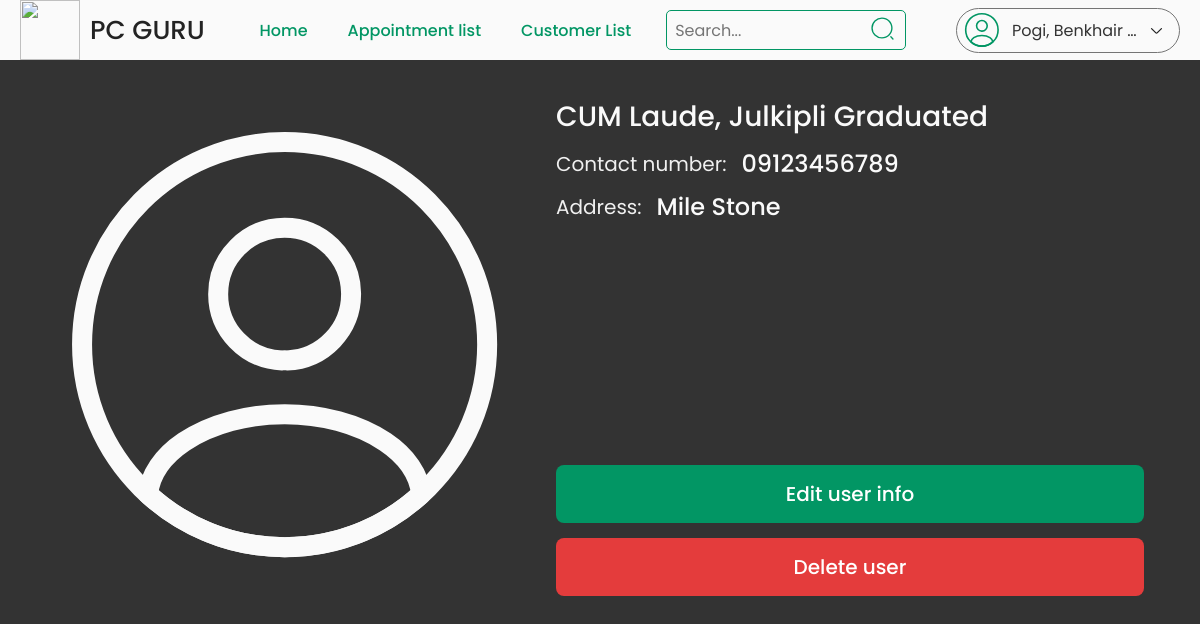
The app's page /admin/customer-info.php?customer_id=6 (signed in) with its own data.
### tables this page shows
CREATE TABLE `customer` (
  `customer_id` int(11) NOT NULL,
  `email` varchar(100) NOT NULL,
  `password` varchar(100) NOT NULL,
  `first_name` varchar(100) NOT NULL,
  `middle_name` varchar(100) DEFAULT NULL,
  `last_name` varchar(100) NOT NULL,
  `contact_num` varchar(100) NOT NULL,
  `address` varchar(100) NOT NULL,
  `created_at` timestamp NOT NULL DEFAULT current_timestamp(),
  `updated_at` timestamp NOT NULL DEFAULT current_timestamp() ON UPDATE current_timestamp()
);

### class/admin.class.php (called while the page is built, shortened)
<?php
    include_once 'database.php';
    class Admin{
        protected $db;
        function __construct(){
            $this->db = new Database;
        }
        function getInfo($admin_id){
            $sql = 'SELECT * FROM admin WHERE admin_id = :admin_id;';
            $query = $this->db->connect()->prepare($sql);
            $query->bindParam(':admin_id', $admin_id);
            if($query->execute()){
                $data = $query->fetch();
            }
            return $data;
        }
    }
?>

### class/database.php (called while the page is built)
<?php
    class Database{
        private $host = 'localhost';
        private $username = 'root';
        private $password = '';
        private $database = 'pc_repair';
        protected $connection;
        function connect(){
            try{
                $this->connection = new PDO("mysql:host=$this->host;dbname=$this->database",
                                            $this->username, $this->password);
            }
            catch(PDOException $e){
                echo 'Connection Error ' . $e->getMessage();
            }
            return $this->connection;
        }
    }
?>

### class/customer.class.php (called while the page is built, shortened)
<?php
    include_once 'database.php';
    class Customer{
        protected $db;
        function __construct(){
            $this->db = new Database;
        }
        function getInfo($customer_id){
            $sql = 'SELECT * FROM customer WHERE customer_id = :customer_id;';
            $query = $this->db->connect()->prepare($sql);
            $query->bindParam(':customer_id', $customer_id);
            if($query->execute()){
                $data = $query->fetch();
            }
            return $data;
        }
    }
?>

### admin/customer-info.php (the view, shortened to what this page needs)
<?php
    include_once '../class/customer.class.php';
    $customer = new Customer;
    $customer_id = $_GET['customer_id'];
    $customer_info = $customer->getInfo($customer_id);
    $page_title = 'Customer Info';
    include_once '../includes/admin/header.php';
    include_once '../includes/admin/navbar.php';
?>
<form class="product-info" method="post">
    <div class="img-cont user-info">
        <img src="../images//icons/random/profile-cust-list.svg">
    </div>
    <div class="right-side">
        <div class="info">
            <div>
                <p class="name">
                    <?= $customer_info['last_name'] . ', ' . $customer_info['first_name'] . ' ' . $customer_info['middle_name'] ?>
                </p>
            </div>
            <div>
                <span>Contact number: </span>
                <p>
                    <?= $customer_info['contact_num'] ?>
                </p>
            </div>
            <div>
                <span>Address: </span>
                <p>
                    <?= $customer_info['address'] ?>
                </p>
            </div>
        </div>
        <div class="buttons">
            <a href="edit-customer.php?customer_id=<?= $customer_info['customer_id'] ?>">Edit user info</a>
            <button type="button" class="action-btn">Delete user</button>
        </div>
    </div>
</form>
<?php
    include_once '../includes/customer/footer.php';
?>

### includes/admin/navbar.php (shortened to what this page needs)
<header class="header">
    <nav>
        <a href="home.php" class="logo">
            <img src="../images/icons/logo/12.png">
            <p>PC GURU</p>
        </a>
        <div class="mid-content">
            <a href="home.php" class="<?= $page_title === 'Admin | Home' ? 'active' : '' ?>">Home</a>
            <a href="appointment.php" class="<?= $page_title === 'Appointment List' ? 'active' : '' ?>">Appointment list</a>
            <a href="customer-list.php" class="<?= $page_title === 'Customer List' ? 'active' : '' ?>">Customer List</a>
            <div class="search">
                <input type="text" placeholder="Search...">
                <img src="../images/icons/random/search.svg">
            </div>
        </div>
        <div class="account">
            <img src="../images/icons/random/profile.svg">
            <p class="name">
                <?= $admin['last_name'] . ', ' . $admin['first_name'] . ' ' . $admin['middle_name'] ?>
            </p>
            <img src="../images/icons/random/arrowdown.svg">
        </div>
    </nav>
</header>

### style/main.css (style rules this page uses)
* { font-family: "Poppins"; margin: 0; padding: 0; box-sizing: border-box; list-style: none; outline: none; text-decoration: none; }
body { background: #333333; }
.header { width: 100%; background: #fafafa; }
.header nav { background: #fafafa; display: flex; justify-content: space-between; min-height: 60px; max-width: 1400px; margin: auto; padding: 0 20px; position: relative; z-index: 1; }
.header nav .logo { display: flex; flex-direction: row; justify-content: center; align-items: center; gap: 10px; }
.header nav .logo img { height: 60px; width: 60px; }
.header nav .logo p { font-weight: 500; font-size: 26px; color: #232323; }
.header nav .mid-content { display: flex; flex-direction: row; justify-content: center; align-items: center; gap: 30px; }
.header nav .mid-content a { color: #029664; font-weight: 500; display: flex; flex-direction: row; justify-content: center; align-items: center; height: 100%; padding: 0 5px; }
.header nav .mid-content .search { display: flex; height: 40px; width: 240px; border: 1px solid #029664; border-radius: 5px; }
.header nav .mid-content .search input { width: 85%; height: 100%; border: none; background: transparent; padding: 8px; font-size: 16px; }
.header nav .mid-content .search img { width: 15%; height: 25px; margin: 5px 5px auto auto; cursor: pointer; }
.header nav .account { display: flex; flex-direction: row; justify-content: space-between; align-items: center; border: 1px solid #757575; gap: 10px; margin: auto 0; height: 45px; padding: 5px 15px 5px 5px; border-radius: 24px; min-width: 224px; max-width: 224px; cursor: pointer; }
.header nav .account p { color: #333333; max-width: 130px; overflow: hidden; white-space: nowrap; text-overflow: ellipsis; }
.product-info, .checkout, .order-info { min-height: calc(100vh - 60px); max-width: 1400px; margin: 0 auto; padding: 3%; display: flex; }
.product-info .img-cont, .checkout .img-cont, .order-info .img-cont { max-width: 500px; max-height: 500px; display: flex; justify-content: center; position: relative; }
.product-info .img-cont img, .checkout .img-cont img, .order-info .img-cont img { max-width: 500px; border-radius: 10px; -o-object-fit: cover; object-fit: cover; }
.product-info .user-info, .checkout .user-info, .order-info .user-info { width: 100%; }
.product-info .right-side, .checkout .right-side, .order-info .right-side { width: 60%; padding: 0 20px; display: flex; flex-direction: column; justify-content: space-between; min-height: 500px; height: -moz-fit-content; height: fit-content; }
.product-info .right-side .info, .checkout .right-side .info, .order-info .right-side .info { display: flex; flex-direction: column; gap: 8px; color: #fafafa; }
.product-info .right-side .info div, .checkout .right-side .info div, .order-info .right-side .info div { display: flex; align-items: center; gap: 15px; }
.product-info .right-side .info div .name, .checkout .right-side .info div .name, .order-info .right-side .info div .name { font-size: 28px; }
.product-info .right-side .info div span, .checkout .right-side .info div span, .order-info .right-side .info div span { font-size: 20px; pointer-events: none; color: #f0f0f0; }
.product-info .right-side .info div p, .checkout .right-side .info div p, .order-info .right-side .info div p { font-size: 24px; font-weight: 500; pointer-events: none; }
.product-info .right-side .buttons, .checkout .right-side .buttons, .order-info .right-side .buttons { display: flex; flex-direction: column; width: 100%; gap: 15px; }
.product-info .right-side .buttons a, .product-info .right-side .buttons button, .product-info .right-side .buttons input, .checkout .right-side .buttons a, .checkout .right-side .buttons button, .checkout .right-side .buttons input, .order-info .right-side .buttons a, .order-info .right-side .buttons button, .order-info .right-side .buttons input { padding: 14px; border-radius: 8px; font-size: 20px; font-weight: 500; border: none; color: #fff; cursor: pointer; transition: 0.1s; text-align: center; }
.product-info .right-side .buttons a, .product-info .right-side .buttons input, .checkout .right-side .buttons a, .checkout .right-side .buttons input, .order-info .right-side .buttons a, .order-info .right-side .buttons input { background: #029664; }
.product-info .right-side .buttons button, .checkout .right-side .buttons button, .order-info .right-side .buttons button { background: rgb(228, 60, 60); }

### records on screen
customer: last_name "CUM Laude", first_name "Julkipli", middle_name "Graduated", contact_num "09123456789", address "Mile Stone"

### other values on screen
$admin['last_name'] "Pogi"
$admin['first_name'] "Benkhair"
$admin['middle_name'] "Z."
